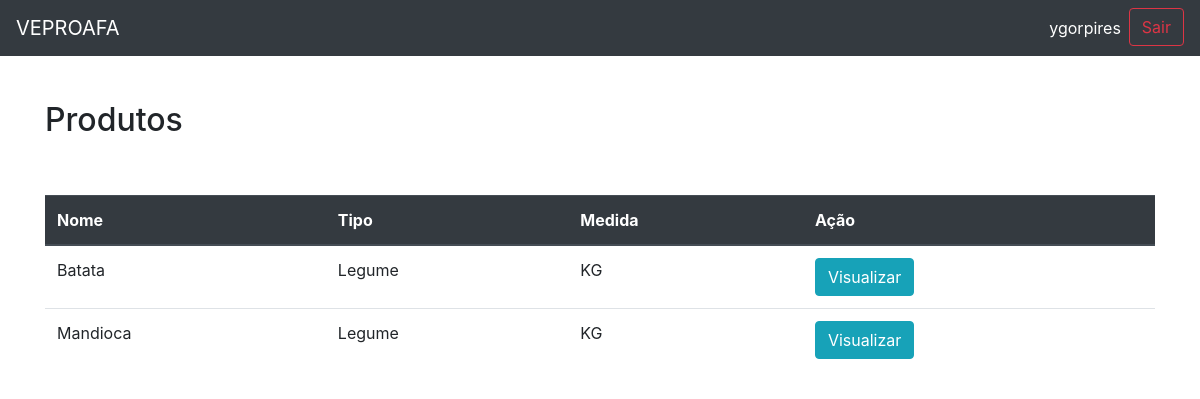
Screenshot of /veproafa/produto/list/ (signed in) with the database file from the repository.
### app_base/models.py (models this page shows, shortened)
class Produto(models.Model):
    nome = models.CharField(max_length=80)
    tipo = models.CharField(max_length=25)
    un_medida = models.CharField(max_length=2)
    foto = models.ImageField(upload_to='img_produtos', null=True, blank=True)

### app_base/views.py (the view)
# urls.py: path('produto/list/', views.produto_list,name='produto_list'),
def produto_list(request):
    produtos=Produto.objects.all()
    return render(request, 'produto/list.html', {'produtos': produtos})

### app_base/templatetags/auth_extras.py (called while the page is built)
@register.filter(name='has_group')
def has_group(user, group_name):
    group = Group.objects.get(name=group_name)
    return True if group in user.groups.all() else False

### templates/produto/list.html (shortened to what this page needs)
{% extends 'base.html' %}
{% block conteudo %}
<h2>Produtos</h2>
<br/>
<br/>
<div class="table-responsive">
    <table class="table">
        <thead class="thead-dark">
        <tr>
            <th scope="col">Nome</th>
            <th scope="col">Tipo</th>
            <th scope="col">Medida</th>
            <th scope="col">Ação</th>
        </tr>
        </thead>
        <tbody>
        {% for produto in produtos %}
        <tr>
            <td>{{ produto.nome }}</td>
            <td>{{ produto.tipo }}</td>
            <td>{{ produto.un_medida }}</td>
            <td>
                <div class="btn-group" role="group" aria-label="Basic example">
                    <a href="{% url 'produto_view' produto.id %}" class="btn btn-info">Visualizar</a>
                </div>
            </td>
        </tr>
        {% endfor %}
        </tbody>
    </table>
</div>
{% endblock %}

### templates/base.html (shortened to what this page needs)
{% load static %}
{% load auth_extras %}
<!DOCTYPE html>
<html lang="en">
<head>
    <link rel="stylesheet" href="{% static '/bootstrap/css/bootstrap.min.css' %}"/>
    <link rel="stylesheet" href="{% static '/bootstrap/css/style.css' %}"/>
</head>
<body>
<nav class="navbar navbar-expand-lg navbar-dark bg-dark">
    <a class="navbar-brand" href="#">VEPROAFA</a>
    <div class="collapse navbar-collapse" id="navbarSupportedContent">
        <ul class="navbar-nav ml-auto">
            <li class="nav-item">
                <a href="#" class="nav-link active">{{ user.username }}</a>
            </li>
            <li class="nav-item">
                <a href="{% url 'my_logout'%}" class="btn btn-outline-danger my-2 my-sm-0">Sair</a>
            </li>
        </ul>
    </div>
</nav>
<div class="container corretor corretor-card">
    {% block conteudo %}
    {% endblock %}
</div>
</body>
</html>

### rows the page displays
Produto: nome "Batata", tipo "Legume", un_medida "KG"
Produto: nome "Mandioca", tipo "Legume", un_medida "KG"

### other values shown
{{ user.username }} "ygorpires"
